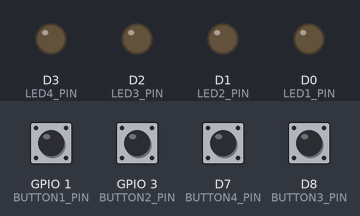
The sketch below on a simulated ESP8266 (NodeMCU). On the bench: output pins drawn as LEDs (lit = HIGH). The test bench sets the inputs (shaded band); at power-on: D7 (BUTTON4_PIN), D8 (BUTTON3_PIN), GPIO 1 (BUTTON1_PIN), GPIO 3 (BUTTON2_PIN) HIGH.

Above: at 1.2 s.
1.3 s: GPIO 1 (BUTTON1_PIN) pulled LOW for 0.15 s
At 1.9 s:
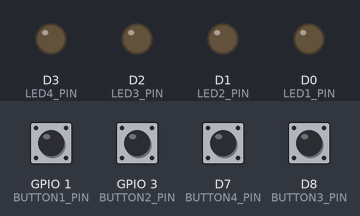
3.0 s: GPIO 3 (BUTTON2_PIN) pulled LOW for 0.15 s
At 4.4 s:
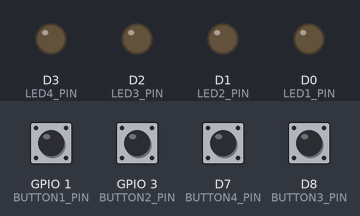
4.7 s: D7 (BUTTON4_PIN) pulled LOW for 0.15 s
At 5.7 s:
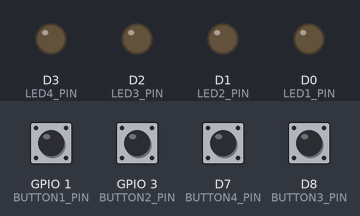
6.4 s: D8 (BUTTON3_PIN) pulled LOW for 0.15 s
At 7.0 s:
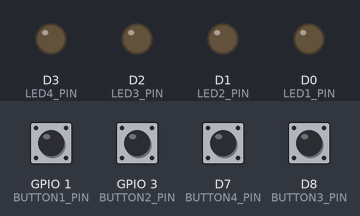
8.1 s: GPIO 1 (BUTTON1_PIN) pulled LOW for 1 s
At 10.3 s:
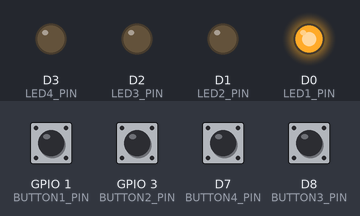
10.6 s: GPIO 3 (BUTTON2_PIN) pulled LOW for 1 s
At 12.3 s:
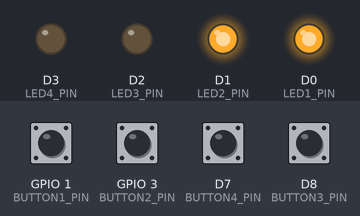
Timing chart, 0 to 13.8 s (numbered marks = the images above; inputs shaded):
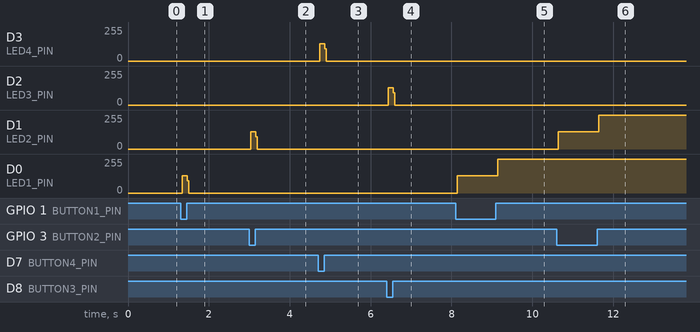

The sketch:

test.ino
```cpp
/*
Simple program to test buttons and LEDs on the PCB
*/

// Constants for pin declarations
// perhaps use arrays in the future

// LED pins
const int LED1_PIN = D0;
const int LED2_PIN = D1;
const int LED3_PIN = D2;
const int LED4_PIN = D3;

// Button pins
const int BUTTON1_PIN = D10;
const int BUTTON2_PIN = D9;
const int BUTTON3_PIN = D8;
const int BUTTON4_PIN = D7;

// LED states:
bool LED1_STATE = false;
bool LED2_STATE = false;
bool LED3_STATE = false;
bool LED4_STATE = false;

// Setup
void setup(){

    // Set LED pins to outputs
    pinMode(LED1_PIN,OUTPUT);
    pinMode(LED2_PIN,OUTPUT);
    pinMode(LED3_PIN,OUTPUT);
    pinMode(LED4_PIN,OUTPUT);
    // Set Button pins to INPUT PULLUPs (I guess my board is a toddler, idt the kit includes pullups though /jk)
    pinMode(BUTTON1_PIN,INPUT_PULLUP);
    pinMode(BUTTON2_PIN,INPUT_PULLUP);
    pinMode(BUTTON3_PIN,INPUT_PULLUP);
    pinMode(BUTTON4_PIN,INPUT_PULLUP);

}


void loop(){
    /*
    This might blow up because of debouncing and stuff, I'll have to add millis stuff later.

    */
    if(digitalRead(BUTTON1_PIN) == LOW){
        // if(LED1_STATE == false){
        //     digitalWrite(LED1_PIN, HIGH)

        // }else{
        //     digitalWrite(LED1_PIN,LOW)

        // }
        LED1_STATE = !LED1_STATE;
        digitalWrite(LED1_PIN, LED1_STATE);
    }

    if(digitalRead(BUTTON2_PIN) == LOW){
        LED2_STATE = !LED2_STATE;
        digitalWrite(LED2_PIN,LED2_STATE);
    }

    if(digitalRead(BUTTON3_PIN) == LOW){
        LED3_STATE = !LED3_STATE;
        digitalWrite(LED3_PIN, LED3_STATE);
    }

    if(digitalRead(BUTTON4_PIN) == LOW){
        LED4_STATE = !LED4_STATE;
        digitalWrite(LED4_PIN, LED4_STATE);
    }

}
```

Measured:
- after the input at 1.3 s, D0 (LED1_PIN): 0/255 → 129/255 at once, → 0/255 0.12 s later
- after the input at 3.0 s, D1 (LED2_PIN): 0/255 → 129/255 at once, → 0/255 0.12 s later
- after the input at 4.7 s, D3 (LED4_PIN): 0/255 → 129/255 at once, → 0/255 0.12 s later
- after the input at 6.4 s, D2 (LED3_PIN): 0/255 → 129/255 at once, → 0/255 0.12 s later
- after the input at 8.1 s, D0 (LED1_PIN): 0/255 → 129/255 at once, → 255/255 1.0 s later
- after the input at 10.6 s, D1 (LED2_PIN): 0/255 → 129/255 at once, → 255/255 1.0 s later
